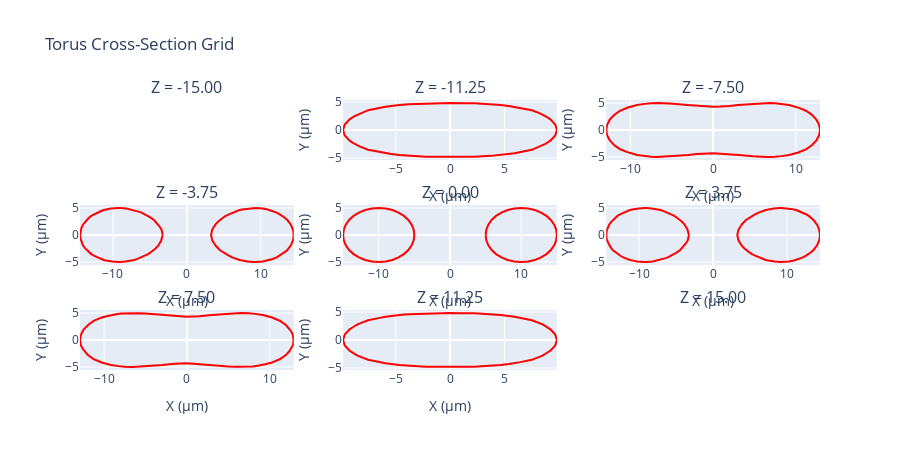

Here is the notebook cell this chart was saved with:
### Markdown cell above
## Slice Grid View

### Code cell
# Grid view of torus slices
fig_grid = visualize_mesh_slice_grid(
    torus,
    title="Torus Cross-Section Grid",
    num_slices=9  # 3x3 grid
)
fig_grid.show()
